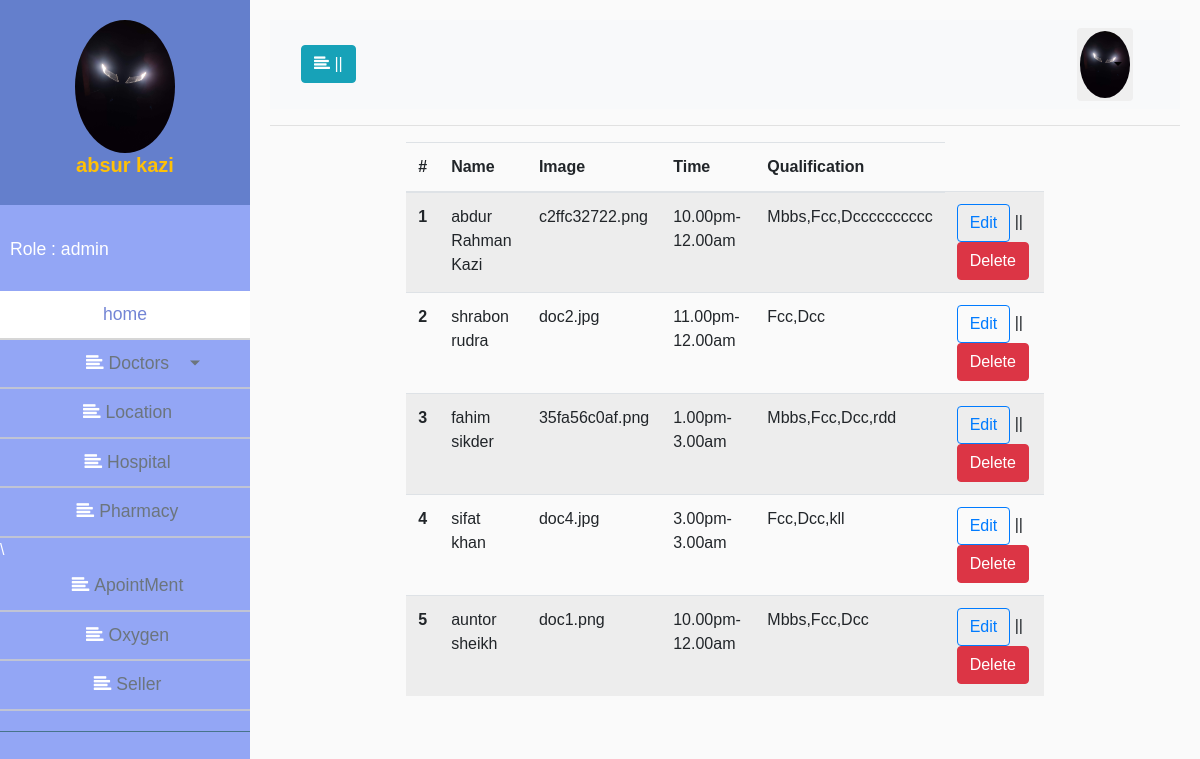
The app's page /adminpanel/doctors.php (signed in) with its own data.
### tables this page shows
CREATE TABLE `doctors` (
  `doc_id` int(11) NOT NULL,
  `doc_name` varchar(200) NOT NULL,
  `dept_id` varchar(200) NOT NULL,
  `doc_image` varchar(200) NOT NULL,
  `time` varchar(200) NOT NULL,
  `doc_qualification` varchar(200) NOT NULL
);

### classes/Doctors.php (called while the page is built, shortened)
<?php
 $filepath = realpath(dirname(__FILE__));
 include_once ($filepath.'/../lib/Database.php');
class Doctors
{
	private $db;
	function __construct(){
		$this->db = new Database();
	}
	public function allDoctor(){
		$sql ="SELECT * FROM doctors";
		$fetchAll = $this->db->select($sql);
		 return $fetchAll;
	}
}

### lib/Database.php (called while the page is built, shortened)
<?php
Class Database{
	public $host   = DB_HOST;
	public $user   = DB_USER;
	public $pass   = DB_PASS;
	public $dbname = DB_NAME;
	public $link;
	private function connectDB(){
	$this->link = new mysqli($this->host, $this->user, $this->pass, $this->dbname);
 }
	public function select($query){
		$result = $this->link->query($query) or die($this->link->error.__LINE__);
		if($result->num_rows > 0){
			return $result;
		} else {
			return false;
		}
	}
}

### adminpanel/inc/viewalldoctors.php (the view)
<div class="w-75 mx-auto">
	<table class="table table-striped">
	  <thead>
	    <tr>
	      <th scope="col">#</th>
	      <th scope="col">Name</th>
	      <th scope="col">Image</th>
	      <th scope="col">Time</th>
	      <th scope="col">Qualification</th>
	    </tr>
	  </thead>
	  <tbody>
	  	<?php
			$doc = $Doctors->allDoctor();
			if ($doc) {
				$i = 0;
			  	while($value = $doc->fetch_assoc()){
			  		$i++;
		?>
	    <tr>
	      <th scope="row"><?php echo $i; ?></th>
	      <td><?php echo $value['doc_name']; ?></td>
	      <td><?php echo $value['doc_image']; ?></td>
	      <td><?php echo $value['time']; ?></td>
	      <td><?php echo $value['doc_qualification']; ?></td>
	      <td><a href="?type=edit_doctors&id=<?php echo $value['doc_id']; ?>" class="btn btn-outline-primary">Edit</a> || <a href="?deletedoctor=<?php echo $value['doc_id']; ?>" class="btn btn-danger">Delete</a></td>
	    </tr>
	    <?php }} ?>
	  </tbody>
	</table>
</div>

### css/style.css (style rules this page uses)
body { font-family: 'Poppins', sans-serif; background: #fafafa; }

### records on screen
doctors: doc_name "abdur Rahman Kazi", doc_image "c2ffc32722.png", time "10.00pm-12.00am", doc_qualification "Mbbs,Fcc,Dcccccccccc"
doctors: doc_name "shrabon rudra", doc_image "doc2.jpg", time "11.00pm-12.00am", doc_qualification "Fcc,Dcc"
doctors: doc_name "fahim sikder", doc_image "35fa56c0af.png", time "1.00pm-3.00am", doc_qualification "Mbbs,Fcc,Dcc,rdd"
doctors: doc_name "sifat khan", doc_image "doc4.jpg", time "3.00pm-3.00am", doc_qualification "Fcc,Dcc,kll"
doctors: doc_name "auntor sheikh", doc_image "doc1.png", time "10.00pm-12.00am", doc_qualification "Mbbs,Fcc,Dcc"

### other values on screen
$_SESSION['f_name'] "absur"
$_SESSION['l_name'] "kazi"
